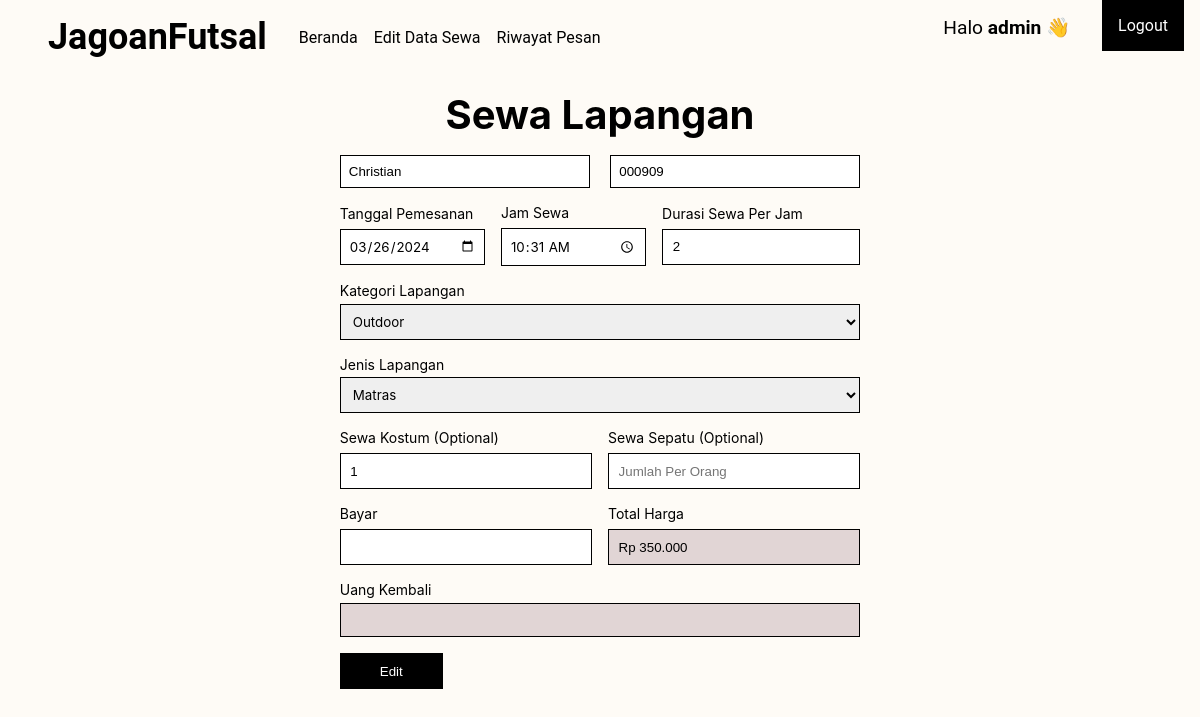
Screenshot of /admin/edit_sewa.php?id_sewa=24 (signed in) with the database file from the repository.
### tables this page shows
CREATE TABLE `tb_sewa` (
  `id` int(11) NOT NULL,
  `id_user` int(11) NOT NULL,
  `nama_pemesan` varchar(100) NOT NULL,
  `no_telepon` varchar(100) NOT NULL,
  `tanggal_pesan` date NOT NULL DEFAULT current_timestamp(),
  `jam` time NOT NULL,
  `durasi_sewa` int(11) NOT NULL,
  `kategori_lapangan` varchar(50) NOT NULL,
  `jenis_lapangan` varchar(50) NOT NULL,
  `sewa_sepatu` varchar(20) DEFAULT NULL,
  `sewa_kostum` varchar(20) DEFAULT NULL,
  `total_bayar` varchar(100) NOT NULL,
  `status_bayar` varchar(50) NOT NULL
);

### app/functions.php (called while the page is built, shortened)
<?php
$connection = mysqli_connect("localhost", "root", "", "db_persewaan_lapangan");
function query($query)
{
    global $connection;
    $rows = [];
    $result = mysqli_query($connection, $query);
    while ($row = mysqli_fetch_assoc($result)) {
        $rows[] = $row;
    }
    return $rows;
}

### admin/edit_sewa.php (the view, shortened to what this page needs)
<?php
require '../app/functions.php';
if (isset($_SESSION["login"]) && isset($_SESSION["username"])) {
    $loggedInUsername = $_SESSION["username"];
} else {
    $loggedInUsername = '';
}
$id_sewa = $_GET["id_sewa"];
$dataSewa = query("SELECT * FROM tb_sewa WHERE id = '$id_sewa'");
?>
<!DOCTYPE html>
<html lang="en">
<head>
    <link rel="stylesheet" href="../css/edit_sewa.css">
</head>
<body>
    <header>
        <nav>
            <div class="logo">
                <h1><a href="index.php">JagoanFutsal</a></h1>
            </div>
            <ul>
                <li><a href="index.php">Beranda</a></li>
                <li><a href="konfirmasi_sewa.php">Edit Data Sewa</a></li>
                <li><a href="riwayat_pesan.php">Riwayat Pesan</a></li>
            </ul>
        </nav>
        <div class="signin-signup">
            <ul>
                <li id="user-login">Halo <span><?= $loggedInUsername ?> </span>👋</li>
                <li class="logout"><a onclick="return confirm('Apakah anda yakin ingin logout?')" href="../app/logout.php">Logout</a></li>
            </ul>
        </div>
    </header>
    <main>
        <section>
            <h1>Sewa Lapangan</h1>
            <form action="" method="POST">
                <?php foreach ($dataSewa as $data) : ?>
                    <div class="row-1">
                        <input type="text" id="nama_pemesan" name="nama_pemesan" placeholder="Nama Pemesan" value="<?= $data["nama_pemesan"] ?>" required>
                        <input type="text" id="no_telepon" name="no_telepon" placeholder="No Telepon" value="<?= $data["no_telepon"] ?>">
                    </div>
                    <div class="row-2">
                        <div class="col-1">
                            <label for="tanggal_pesan">Tanggal Pemesanan</label>
                            <input type="date" id="tanggal_pesan" name="tanggal_pesan" value="<?= $data["tanggal_pesan"] ?>" required>
                        </div>
                        <div class="col-2">
                            <label for="jam_sewa">Jam Sewa</label>
                            <input type="time" id="jam_sewa" name="jam_sewa" value="<?= $data["jam"] ?>" required>
                        </div>
                        <div class="col-3">
                            <label for="durasi_sewa">Durasi Sewa Per Jam</label>
                            <input type="number" id="durasi_sewa" name="durasi_sewa" min="1" value="<?= $data["durasi_sewa"] ?>" required>
                        </div>
                    </div>
                    <div class="row-3">
                        <label for="kategori_lapangan">Kategori Lapangan</label>
                        <select name="kategori_lapangan" id="kategori_lapangan" required>
                            <option value="Outdoor" <?php if ($data["kategori_lapangan"] == "Outdoor") : ?> echo selected='selected' <?php endif; ?>>Outdoor</option>
                        </select>
                    </div>
                    <div class="row-4">
                        <label for="jenis_lapangan">Jenis Lapangan</label>
                        <select name="jenis_lapangan" id="jenis_lapangan" required>
                            <option value="Matras" <?php if ($data["jenis_lapangan"] == "Matras") : ?> echo selected='selected' <?php endif; ?>>Matras</option>
                        </select>
                    </div>
                    <div class="row-5">
                        <div class="col-1">
                            <label for="sewa_kostum">Sewa Kostum (Optional)</label>
                            <input type="number" id="sewa_kostum" name="sewa_kostum" min="1" placeholder="Jumlah Per Orang" value="<?= $data["sewa_kostum"] ?>">
                        </div>
                        <div class="col-2">
                            <label for="sewa_sepatu">Sewa Sepatu (Optional)</label>
                            <input type="number" id="sewa_sepatu" name="sewa_sepatu" min="1" placeholder="Jumlah Per Orang" value="<?= $data["sewa_sepatu"] ?>">
                        </div>
                    </div>
                    <div class="row-6">
                        <div class="col-1">
                            <label for="bayar">Bayar</label>
                            <input type="text" id="bayar" name="bayar">
                        </div>
                        <div class="col-2">
                            <label for="total_bayar">Total Harga</label>
                            <input type="text" id="total_bayar" name="total_bayar" value="<?= $data["total_bayar"] ?>" readonly>
                        </div>
                    </div>
                    <div class="row-7">
                        <label for="uang_kembali">Uang Kembali</label>
                        <input type="text" id="uang_kembali" name="uang_kembali" readonly>
                    </div>
                    <button type="submit" name="pesan">Edit</button>
                <?php endforeach; ?>
            </form>
        </section>
    </main>
</body>
</html>

### css/edit_sewa.css (style rules this page uses)
* { margin: 0; padding: 0; box-sizing: border-box; }
body { background-color: #FEFBF6; }
header { display: flex; justify-content: space-between; margin: 1rem; }
nav { display: flex; }
.logo { margin: 0px 2rem; font-size: 1.5rem; }
.logo a { color: black; text-decoration: none; }
nav h1 { font-family: "Roboto", sans-serif; }
nav ul { display: flex; align-items: center; list-style-type: none; gap: 1rem; }
nav ul li a { text-decoration: none; font-family: "Roboto", sans-serif; font-size: 1rem; color: black; }
.signin-signup ul { display: flex; gap: 2rem; font-family: "Roboto", sans-serif; }
.signin-signup ul li { list-style-type: none; }
.signin-signup ul li a { text-decoration: none; }
.logout a { color: black; background-color: black; color: white; padding: 1em; }
#user-login { font-size: 1.2em; text-align: center; }
#user-login span { font-weight: bold; }
main { display: flex; justify-content: center; align-items: center; font-family: "Inter", sans-serif; }
section h1 { font-size: 2.5rem; text-align: center; margin-top: 1rem; }
form { font-family: "Inter", sans-serif; margin-top: 1rem; }
form .row-1 input { width: 250px; margin: 0px .5rem; padding: .5rem; outline: none; border: 1px solid black; }
form .row-2 { display: flex; justify-content: space-between; align-items: center; margin-top: 1em; }
.row-2 .col-1, .col-2, .col-3 { width: 100%; display: flex; flex-direction: column; gap: 2px; }
.row-2 .col-1 label, .col-2 label, .col-3 label { font-size: 14px; width: fit-content; margin-left: 0.5rem; margin-bottom: 0.3rem; }
.row-2 .col-1 input[type="date"] { margin: 0px .5rem; padding: .5rem; outline: none; border: 1px solid black; font-family: "Inter", sans-serif; }
.row-2 .col-2 input[type="time"] { margin: 0px .5rem; padding: .5rem; outline: none; border: 1px solid black; font-family: "Inter", sans-serif; }
.row-2 .col-3 input { margin: 0px .5rem; padding: .6rem; outline: none; border: 1px solid black; }
form .row-3 { display: flex; flex-direction: column; margin-top: 1em; }
.row-3 label { font-size: 14px; width: fit-content; margin-left: 0.5rem; margin-bottom: 0.3rem; }
.row-3 select { margin: 0px .5rem; padding: .5rem; outline: none; border: 1px solid black; font-family: "Inter", sans-serif; }
form .row-4 { display: flex; flex-direction: column; margin-top: 1em; }
.row-4 label { font-size: 14px; width: fit-content; margin-left: 0.5rem; margin-bottom: 0.3rem; }
.row-4 select { margin: 0px .5rem; padding: .5rem; outline: none; border: 1px solid black; font-family: "Inter", sans-serif; }
form .row-5 { display: flex; justify-content: space-between; align-items: center; margin-top: 1em; }
form .row-5 .col-1, .col-2 { width: 100%; display: flex; flex-direction: column; gap: 2px; }
.row-5 .col-1 label, .col-2 label { font-size: 14px; width: fit-content; margin-left: 0.5rem; margin-bottom: 0.3rem; }
.row-5 .col-1 input { margin: 0px .5rem; padding: .6rem; outline: none; border: 1px solid black; }
.row-5 .col-2 input { margin: 0px .5rem; padding: .6rem; outline: none; border: 1px solid black; }
form .row-6 { display: flex; justify-content: space-between; align-items: center; margin-top: 1em; }
form .row-6 .col-1, .col-2 { width: 100%; display: flex; flex-direction: column; gap: 2px; }
.row-6 .col-1 label, .col-2 label { font-size: 14px; width: fit-content; margin-left: 0.5rem; margin-bottom: 0.3rem; }
.row-6 .col-1 input { margin: 0px .5rem; padding: .6rem; outline: none; border: 1px solid black; }
.row-6 .col-2 input { margin: 0px .5rem; padding: .6rem; outline: none; border: 1px solid black; background-color: rgb(225, 213, 213); }
form .row-7 { display: flex; flex-direction: column; margin-top: 1em; }
.row-7 label { font-size: 14px; width: fit-content; margin-left: 0.5rem; margin-bottom: 0.3rem; }
.row-7 input { margin: 0px .5rem; padding: .5rem; outline: none; border: 1px solid black; font-family: "Inter", sans-serif; background-color: rgb(225, 213, 213); }
form button { margin-left: 0.5rem; margin-top: 1rem; color: white; background-color: black; outline: none; padding: .8em 3em; border: none; cursor: pointer; }

### rows the page displays
tb_sewa: nama_pemesan "Christian", no_telepon "000909", tanggal_pesan "03/26/2024", jam_sewa "10:31:00", durasi_sewa "2", kategori_lapangan "Outdoor", jenis_lapangan "Matras", sewa_kostum "1", total_bayar "Rp 350.000"

### other values shown
$loggedInUsername "admin"
